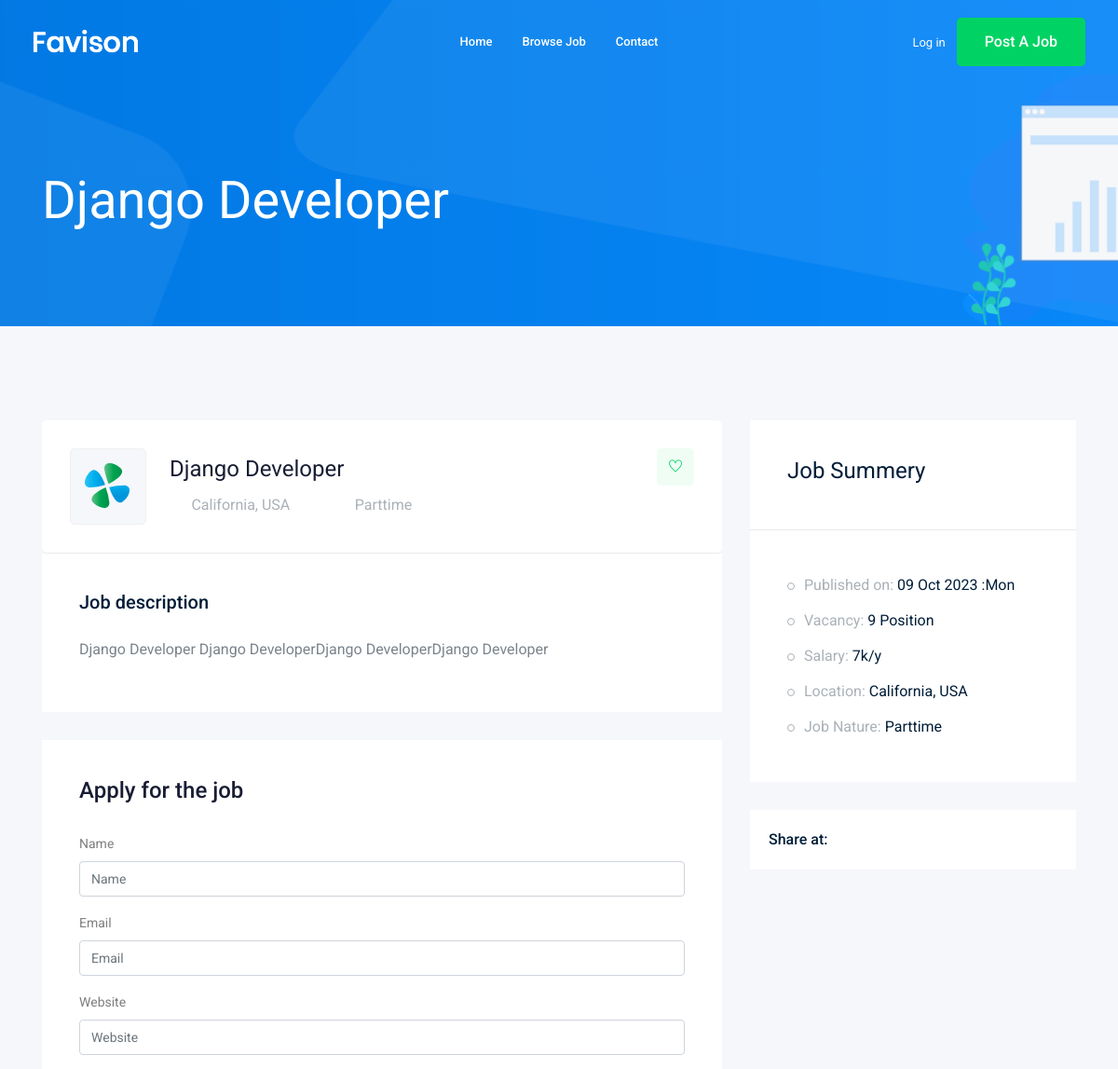
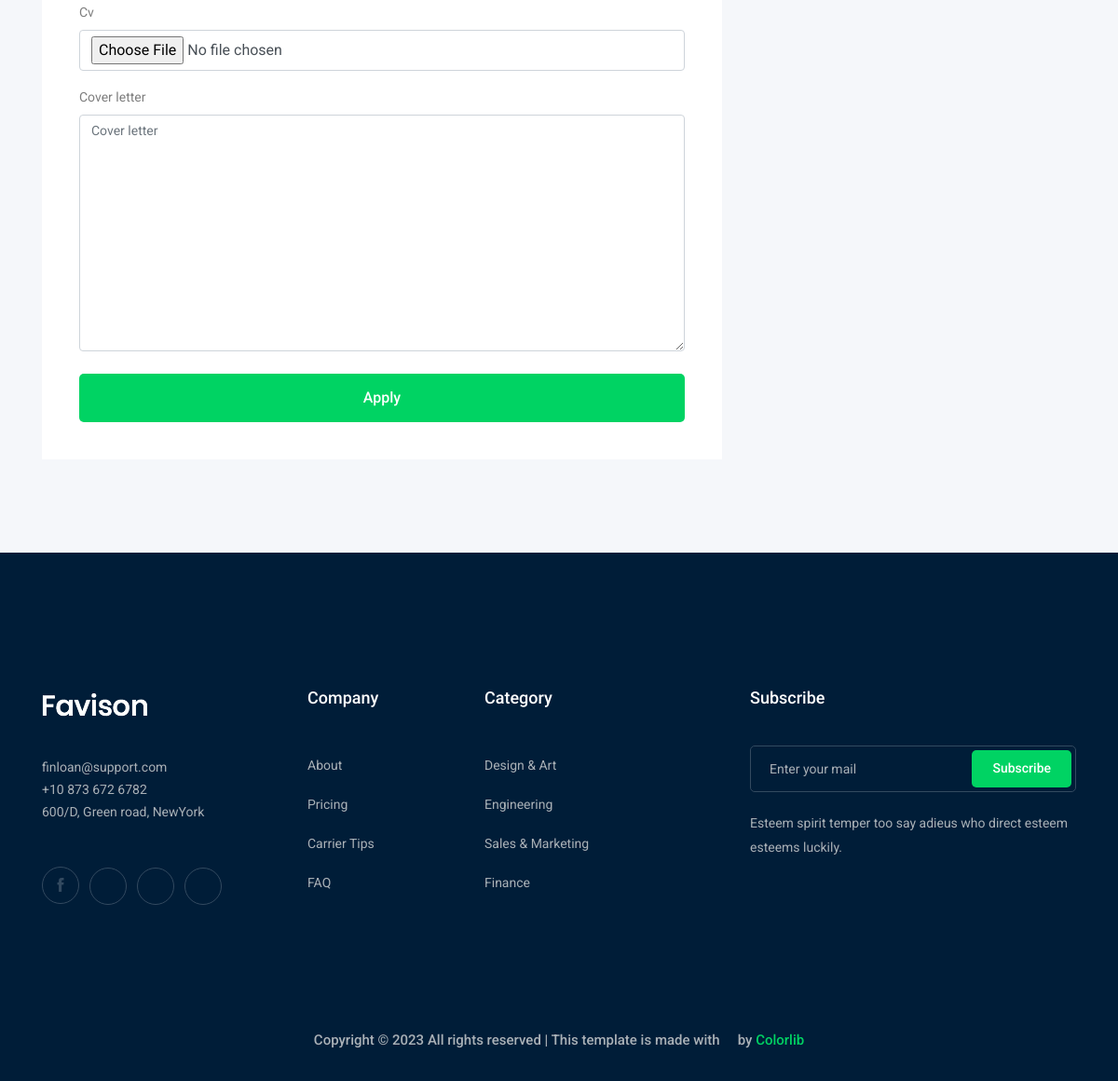
Page /jobs/django-developer/4 on the committed database (2 pictures, top to bottom).
### job/models.py (models this page shows, shortened)
class Job(models.Model):
    job_choices = [('Fulltime','Fulltime'),
                    ('Parttime','Parttime'),
    ]
    owner = models.ForeignKey(User,related_name="job_owner",on_delete=models.CASCADE)
    title = models.CharField(max_length=100)
    job_type = models.CharField(max_length=50,choices=job_choices,default='')
    description = models.TextField(max_length=3000,null=True,blank=True)
    published_at = models.DateTimeField(auto_now=True)
    vacancy = models.IntegerField(default=1)
    salary = models.IntegerField(default=0)
    category = models.ForeignKey('Category',on_delete=models.CASCADE)
    experience = models.IntegerField(default=1)
    image = models.ImageField(upload_to='jobs/')
    slug = models.SlugField(null=True,blank=True)
    def __str__(self):
        return str(self.title)

### job/views.py (the view)
# urls.py: path('<str:slug>/<int:id>', views.job_detail,name = 'job_detail' ),
def job_detail(request,slug,id):
    job_detail = get_object_or_404( Job,slug=slug ,id=id)
    if request.method == "POST":
        form = ApplayForm(request.POST, request.FILES)
        if form.is_valid():
            myform = form.save(commit=False)
            myform.job= job_detail
            myform.save()
    else:
        form = ApplayForm()
    context = {'job':job_detail,'form':form}
    return render(request, 'job/job_detail.html',context)

### job/forms.py
class ApplayForm(forms.ModelForm):
    class Meta:
        model =Applay
        fields = ['name','email','website','cv','cover_letter']

### job/templates/job/job_detail.html (shortened to what this page needs)
{%extends 'base.html' %}
{%load bootstrap4%}
{% block body%}
<div class="bradcam_area bradcam_bg_1">
    <div class="container">
        <div class="row">
            <div class="col-xl-12">
                <div class="bradcam_text">
                    <h3>{{job}}</h3>
                </div>
            </div>
        </div>
    </div>
</div>
<div class="job_details_area">
    <div class="container">
        <div class="row">
            <div class="col-lg-8">
                <div class="job_details_header">
                    <div class="single_jobs white-bg d-flex justify-content-between">
                        <div class="jobs_left d-flex align-items-center">
                            <div class="thumb">
                                <img src="img/svg_icon/1.svg" alt="">
                            </div>
                            <div class="jobs_conetent">
                                <a href="#">
                                    <h4>{{job}}</h4>
                                </a>
                                <div class="links_locat d-flex align-items-center">
                                    <div class="location">
                                        <p> <i class="fa fa-map-marker"></i> California, USA</p>
                                    </div>
                                    <div class="location">
                                        <p> <i class="fa fa-clock-o"></i>{{job.job_type}}</p>
                                    </div>
                                </div>
                            </div>
                        </div>
                        <div class="jobs_right">
                            <div class="apply_now">
                                <a class="heart_mark" href="#"> <i class="ti-heart"></i> </a>
                            </div>
                        </div>
                    </div>
                </div>
                <div class="descript_wrap white-bg">
                    <div class="single_wrap">
                        <h4>Job description</h4>
                        <p>{{job.description}}</p>
                    </div>
                </div>
                <div class="apply_job_form white-bg">
                    <h4>Apply for the job</h4>
                    <form action="#" method="POST" enctype="multipart/form-data">
                        {%bootstrap_form form%}
                        <div class="submit_btn">
                            <button class="boxed-btn3 w-100 mt-2" type="submit">Apply</button>
                        </div>
                    </form>
                </div>
            </div>
            <div class="col-lg-4">
                <div class="job_sumary">
                    <div class="summery_header">
                        <h3>Job Summery</h3>
                    </div>
                    <div class="job_content">
                        <ul>
                            <li>Published on: <span>{{job.published_at|date:'d M o :D'}}</span></li>
                            <li>Vacancy: <span>{{job.vacancy}} Position</span></li>
                            <li>Salary: <span>{{job.salary}}k/y</span></li>
                            <li>Location: <span>California, USA</span></li>
                            <li>Job Nature: <span> {{job.job_type}}</span></li>
                        </ul>
                    </div>
                </div>
                <div class="share_wrap d-flex">
                    <span>Share at:</span>
                    <ul>
                        <li><a href="#"> <i class="fa fa-facebook"></i></a> </li>
                        <li><a href="#"> <i class="fa fa-google-plus"></i></a> </li>
                        <li><a href="#"> <i class="fa fa-twitter"></i></a> </li>
                        <li><a href="#"> <i class="fa fa-envelope"></i></a> </li>
                    </ul>
                </div>
                <div class="job_location_wrap">
                    <div class="job_lok_inner">
                        <div id="map" style="height: 200px;"></div>
                    </div>
                </div>
            </div>
        </div>
    </div>
</div>
{%endblock body %}

### rows in the picture
Job: title "Django Developer", job_type "Parttime", description "Django Developer Django DeveloperDjango DeveloperDjango Developer", published_at "09 Oct 2023 :Mon", vacancy "9", salary "7"
